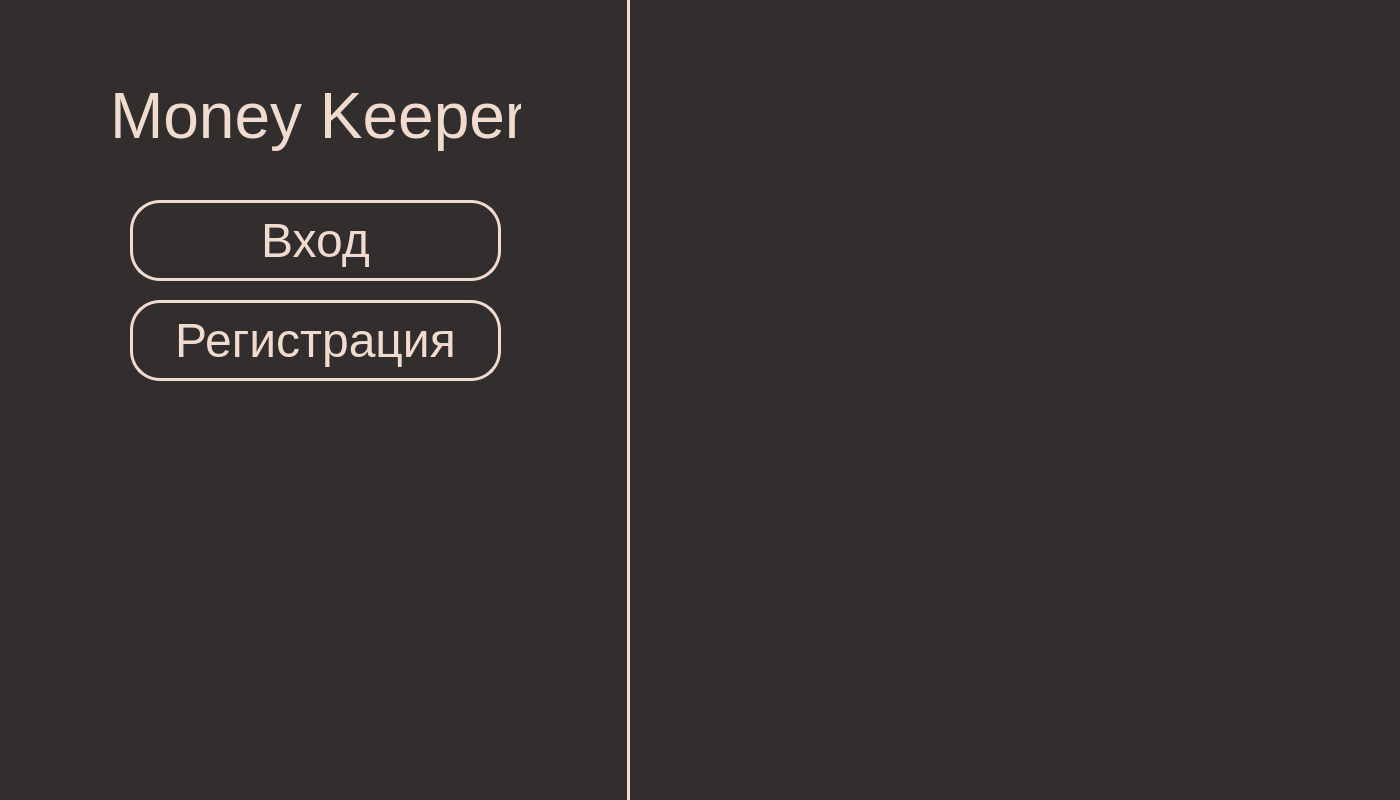
<?xml version="1.0" encoding="UTF-8"?>
<ui version="4.0">
 <class>MainWindow</class>
 <widget class="QMainWindow" name="MainWindow">
  <property name="geometry">
   <rect>
    <x>0</x>
    <y>0</y>
    <width>1400</width>
    <height>800</height>
   </rect>
  </property>
  <property name="windowTitle">
   <string>MainWindow</string>
  </property>
  <widget class="QWidget" name="centralwidget">
   <property name="styleSheet">
    <string notr="true">background-color: #312e2d;</string>
   </property>
   <widget class="QLabel" name="label">
    <property name="geometry">
     <rect>
      <x>370</x>
      <y>-80</y>
      <width>1521</width>
      <height>1041</height>
     </rect>
    </property>
    <property name="text">
     <string/>
    </property>
    <property name="pixmap">
     <pixmap>Pictures/main-wooman.png</pixmap>
    </property>
   </widget>
   <widget class="Line" name="line">
    <property name="geometry">
     <rect>
      <x>620</x>
      <y>-10</y>
      <width>16</width>
      <height>1161</height>
     </rect>
    </property>
    <property name="styleSheet">
     <string notr="true">color: #f1dbce;</string>
    </property>
    <property name="frameShadow">
     <enum>QFrame::Plain</enum>
    </property>
    <property name="lineWidth">
     <number>3</number>
    </property>
    <property name="orientation">
     <enum>Qt::Vertical</enum>
    </property>
   </widget>
   <widget class="QPushButton" name="pushButton">
    <property name="geometry">
     <rect>
      <x>130</x>
      <y>200</y>
      <width>371</width>
      <height>81</height>
     </rect>
    </property>
    <property name="font">
     <font>
      <pointsize>36</pointsize>
     </font>
    </property>
    <property name="styleSheet">
     <string notr="true">QPushButton {
color: #f1dbce;
border: 3px solid #f1dbce;
border-radius: 30;
}
QPushButton:hover {
color: #c6594e;
border: 3px solid #c6594e;
border-radius: 30;
}</string>
    </property>
    <property name="text">
     <string>Вход</string>
    </property>
   </widget>
   <widget class="QPushButton" name="pushButton_2">
    <property name="geometry">
     <rect>
      <x>130</x>
      <y>300</y>
      <width>371</width>
      <height>81</height>
     </rect>
    </property>
    <property name="font">
     <font>
      <pointsize>36</pointsize>
     </font>
    </property>
    <property name="styleSheet">
     <string notr="true">QPushButton {
color: #f1dbce;
border: 3px solid #f1dbce;
border-radius: 30;
}
QPushButton:hover {
color: #c6594e;
border: 3px solid #c6594e;
border-radius: 30;
}</string>
    </property>
    <property name="text">
     <string>Регистрация</string>
    </property>
   </widget>
   <widget class="QLabel" name="label_2">
    <property name="geometry">
     <rect>
      <x>110</x>
      <y>80</y>
      <width>411</width>
      <height>71</height>
     </rect>
    </property>
    <property name="font">
     <font>
      <pointsize>48</pointsize>
     </font>
    </property>
    <property name="layoutDirection">
     <enum>Qt::LeftToRight</enum>
    </property>
    <property name="styleSheet">
     <string notr="true">color: #f1dbce;</string>
    </property>
    <property name="text">
     <string>Money Keeper</string>
    </property>
   </widget>
  </widget>
 </widget>
 <resources/>
 <connections/>
</ui>
